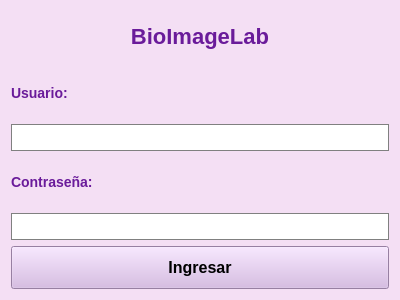
<?xml version="1.0" encoding="UTF-8"?>
<ui version="4.0">
 <class>LoginForm</class>
 <widget class="QWidget" name="LoginForm">
  <property name="geometry">
   <rect>
    <x>0</x>
    <y>0</y>
    <width>400</width>
    <height>300</height>
   </rect>
  </property>
  <property name="windowTitle">
   <string>Login - Proyecto</string>
  </property>
  <property name="styleSheet">
   <string notr="true">
QWidget {
 background-color: #f4dff4;
}
QLabel {
 font-size: 14px;
 color: #6a1b9a;
 font-weight: bold;
}
QLineEdit {
 background-color: white;
 border: 1px solid gray;
 height: 25px;
}
QPushButton {
 background-color: #d4b3e3;
 font-size: 16px;
 font-weight: bold;
 height: 35px;
}
   </string>
  </property>
  <layout class="QVBoxLayout" name="verticalLayout">
   <item>
    <widget class="QLabel" name="titulo">
     <property name="text">
      <string>BioImageLab</string>
     </property>
     <property name="alignment">
      <set>Qt::AlignCenter</set>
     </property>
     <property name="styleSheet">
      <string notr="true">font-size: 22px; color: #6a1b9a; font-weight: bold;</string>
     </property>
    </widget>
   </item>
   <item>
    <widget class="QLabel" name="label_user">
     <property name="text">
      <string>Usuario:</string>
     </property>
    </widget>
   </item>
   <item>
    <widget class="QLineEdit" name="input_user"/>
   </item>
   <item>
    <widget class="QLabel" name="label_pass">
     <property name="text">
      <string>Contraseña:</string>
     </property>
    </widget>
   </item>
   <item>
    <widget class="QLineEdit" name="input_pass">
     <property name="echoMode">
      <enum>QLineEdit::Password</enum>
     </property>
    </widget>
   </item>
   <item>
    <widget class="QPushButton" name="btn_login">
     <property name="text">
      <string>Ingresar</string>
     </property>
    </widget>
   </item>
  </layout>
 </widget>
 <resources/>
 <connections/>
</ui>
